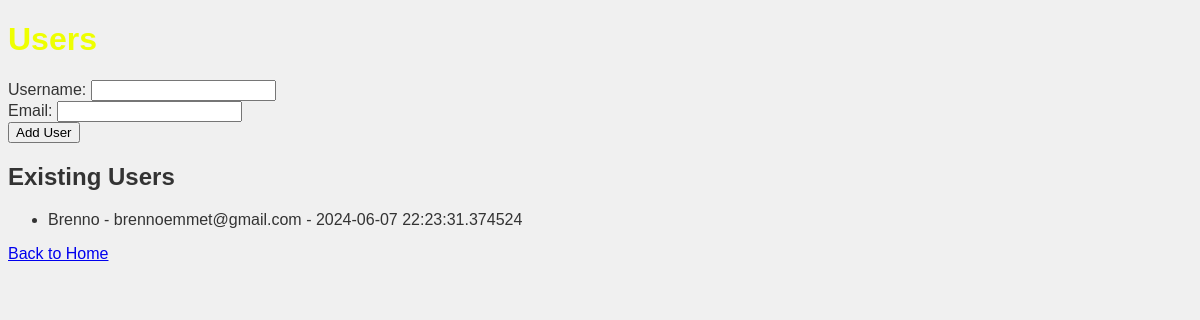
/users, run on an earlier commit of the app's database.
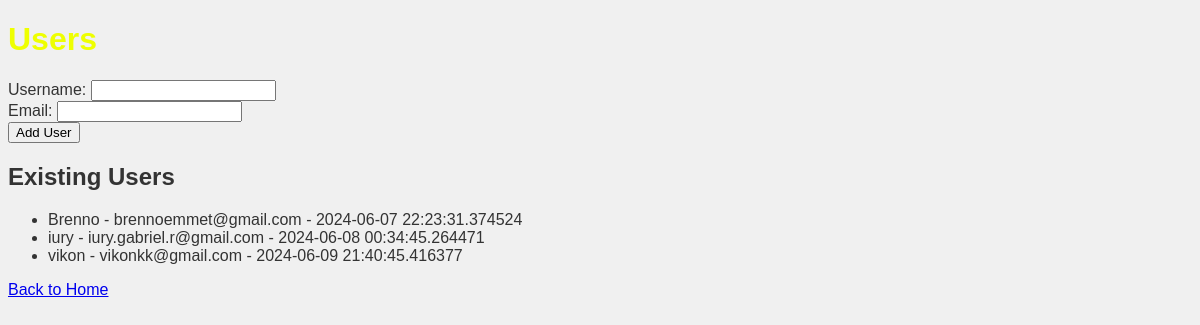
And on a later commit of the database.
### models.py (models this page shows, shortened)
class User(db.Model):
    id = db.Column(db.Integer, primary_key=True)
    username = db.Column(db.String(80), unique=True, nullable=False)
    email = db.Column(db.String(120), unique=True, nullable=False)
    created_at = db.Column(db.DateTime, default=datetime.utcnow)

### app.py (the view, shortened to what this page needs)
@app.route('/users', methods=['GET', 'POST'])
def manage_users():
    users = User.query.all()
    return render_template('users.html', users=users)

### templates/users.html (shortened to what this page needs)
<!DOCTYPE html>
<html>
<head>
    <link rel="stylesheet" type="text/css" href="{{ url_for('static', filename='styles.css') }}">
</head>
<body>
    <h1>Users</h1>
    <form action="/users" method="post">
        <label for="username">Username:</label>
        <input type="text" id="username" name="username" required>
        <br>
        <label for="email">Email:</label>
        <input type="email" id="email" name="email" required>
        <br>
        <button type="submit">Add User</button>
    </form>
    <h2>Existing Users</h2>
    <ul>
        {% for user in users %}
            <li>{{ user.username }} - {{ user.email }} - {{ user.created_at }}</li>
        {% endfor %}
    </ul>
    <a href="{{ url_for('index') }}">Back to Home</a>
</body>
</html>

### static/css/styles.css (style rules this page uses)
body { font-family: Arial, sans-serif; background-color: #f0f0f0; color: #333; }
h1 { color: #eeff00; }

What changed in the data, as far as the page shows it:
added User: username "iury", email "iury.gabriel.r@gmail.com", created_at "2024-06-08 00:34:45.264471"
added User: username "vikon", email "vikonkk@gmail.com", created_at "2024-06-09 21:40:45.416377"
